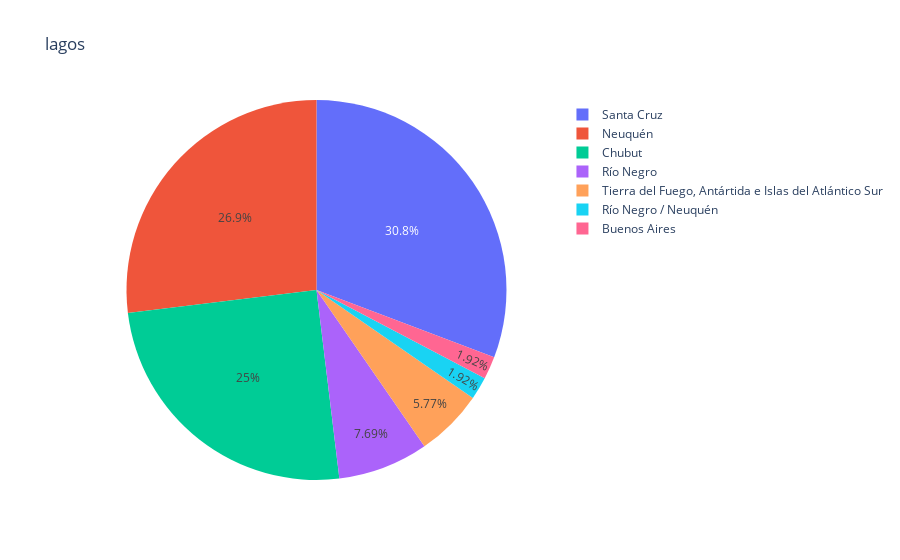

Notebook code for this chart:
### Code cell
cantidad_lagos = lagos ["Ubicación"].value_counts()
px.pie(data_frame = cantidad_lagos, values = cantidad_lagos.values, names = cantidad_lagos.index, title = "lagos").show()

### Figure 1 — Plotly figure (JSON) as saved in the notebook; plotly's stock layout.template omitted (floating-point values rounded to 4 significant figures)
{"data": [{"domain": {"x": [0, 1], "y": [0, 1]}, "hovertemplate": "Ubicación=%{label}<br>value=%{value}<extra></extra>", "labels": ["Santa Cruz", "Neuquén", "Chubut", "Río Negro", "Tierra del Fuego, Antártida e Islas del Atlántico Sur", "Río Negro / Neuquén", "Buenos Aires"], "legendgroup": "", "name": "", "showlegend": true, "type": "pie", "values": [16, 14, 13, 4, 3, 1, 1]}], "layout": {"legend": {"tracegroupgap": 0}, "title": {"text": "lagos"}}}
